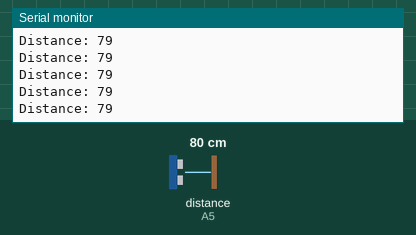
Recording of a sketch running on a simulated Arduino Uno, built with avr-gcc and run on an emulated ATmega328P. On the bench: the last lines printed to the serial monitor. Wiring (inferred from the names in the program): ultrasonic range finder: trigger A4; echo A5. The inputs (shaded band) are chosen by the test bench; at power-on: distance to the obstacle (sensor on A5) 80 cm. The echo pulse lasts 58.3 µs per cm.

Above: at 1.2 s.
1.3 s: distance to the obstacle (sensor on A5) set to 2 cm
At 2.0 s:
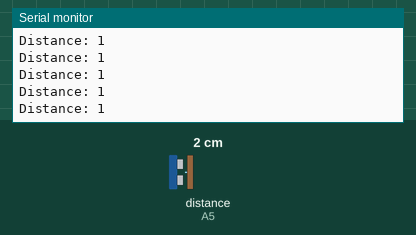
4.3 s: distance to the obstacle (sensor on A5) set to 299 cm
At 5.1 s:
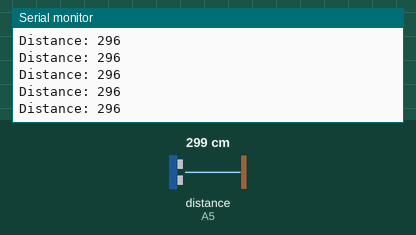
7.3 s: distance to the obstacle (sensor on A5) set to 4 cm
At 8.2 s:
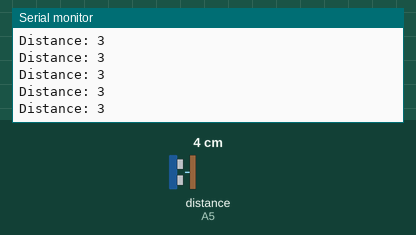
10.3 s: distance to the obstacle (sensor on A5) set to 18 cm
At 11.2 s:
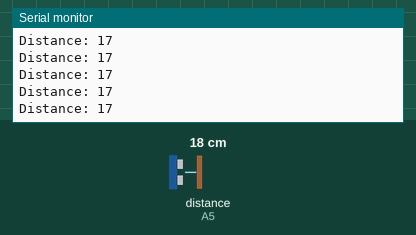
13.3 s: distance to the obstacle (sensor on A5) set to 9 cm
At 13.8 s:
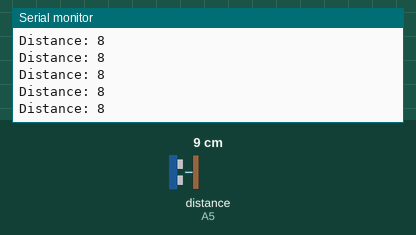
19.3 s: distance to the obstacle (sensor on A5) set to 35 cm
At 19.9 s:
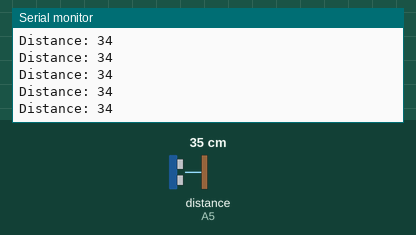
Timing chart, 0 to 22.3 s (numbered marks = the images above; inputs shaded):
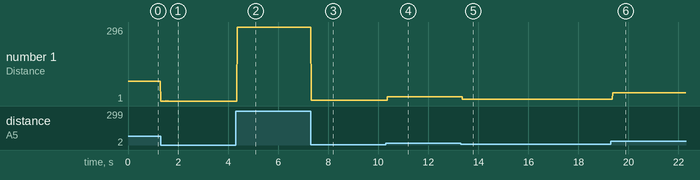

The sketch:

example-UltraSonicDistanceSensor.ino
```cpp
/*
 *  Example for the HC-SR04 Ultra Sonic Distance Sensor
 */

// Defines pins numbers
const int triggerPin = A4;
const int echoPin = A5;

void setup() {
  pinMode(triggerPin, OUTPUT);            // Sets the triggerPin as an Output
  pinMode(echoPin, INPUT);                // Sets the echoPin as an Input
  Serial.begin(9600);                     // Starts the serial communication
}
void loop() {
  Serial.print("Distance: ");
  Serial.println(checkDistance());
  delay(10);
}

int checkDistance()
{
  digitalWrite(triggerPin, LOW);          // Clears the triggerPin
  delayMicroseconds(2);
  digitalWrite(triggerPin, HIGH);         // Sets the triggerPin HIGH for 10 micro seconds
  delayMicroseconds(10);
  digitalWrite(triggerPin, LOW);          // Sets the triggerPin LOW again
  long duration = pulseIn(echoPin, HIGH); // Reads the echoPin, returns the sound wave travel time in microseconds
  int distance = duration * 0.034 / 2;    // Calculates the distance
  return distance;
}
```

Measured:
- after the input at 1.3 s, the serial monitor: prints a new line at once (image 1)
- after the input at 4.3 s, the serial monitor: prints a new line after 0.06 s (image 2)
- after the input at 7.3 s, the serial monitor: prints a new line at once (image 3)
- after the input at 10.3 s, the serial monitor: prints a new line after 0.07 s (image 4)
- after the input at 13.3 s, the serial monitor: prints a new line after 0.06 s (image 5)
- after the input at 19.3 s, the serial monitor: prints a new line after 0.07 s (image 6)
- plotted number 1: 79 → 1 after the input at 1.3 s, 1 → 296 after the input at 4.3 s, 296 → 3 after the input at 7.3 s, 3 → 17 after the input at 10.3 s, 17 → 8 after the input at 13.3 s
